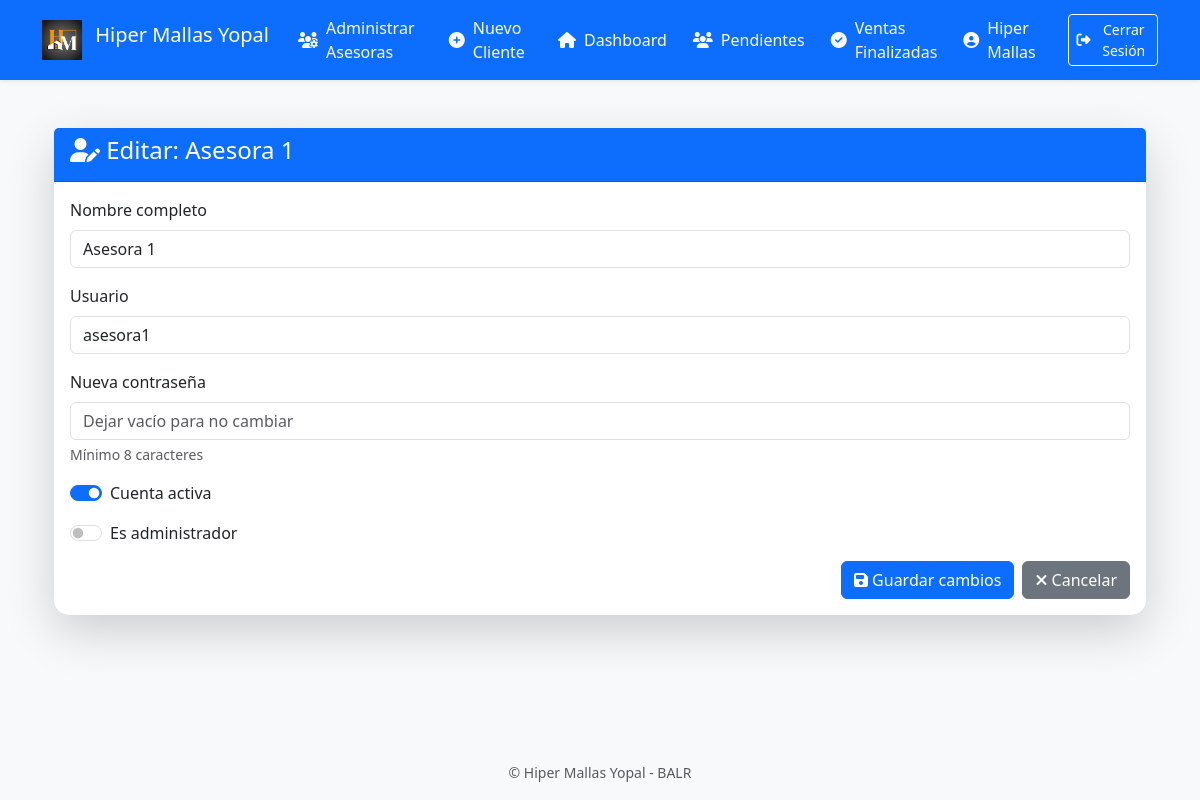
The app's page /admin/asesora/2 (signed in) with its own data.
### app.py (models this page shows)
class Asesora(UserMixin, db.Model):
    id = db.Column(db.Integer, primary_key=True)
    nombre = db.Column(db.String(100), nullable=False)
    usuario = db.Column(db.String(50), unique=True, nullable=False)
    contraseña = db.Column(db.String(200), nullable=False)
    es_admin = db.Column(db.Boolean, default=False)
    role = db.Column(db.String(20), default='asesora')
    clientes = db.relationship('Cliente', backref='asesora', lazy=True)
    activa = db.Column(db.Boolean, default=True)  # <- Campo agregado
    permiso_temporal = db.Column(db.Boolean, default=False)
    permiso_inicio = db.Column(db.DateTime)
    permiso_duracion = db.Column(db.Integer)

### app.py (the view, shortened to what this page needs)
@app.route('/admin/asesora/<int:id>', methods=['GET', 'POST'])
@login_required
def editar_asesora(id):
    if not current_user.es_admin:
        flash("Acceso no autorizado", "danger")
        return redirect(url_for('dashboard'))
    asesora = Asesora.query.get_or_404(id)
    return render_template('admin/editar_asesora.html', asesora=asesora)

### app.py (called while the page is built)
@app.before_request
def check_temporal_permissions():
    if current_user.is_authenticated and current_user.permiso_temporal:
        tiempo_transcurrido = (datetime.utcnow() - current_user.permiso_inicio).seconds
        if tiempo_transcurrido > current_user.permiso_duracion * 60:
            current_user.permiso_temporal = False
            db.session.commit()

@login_manager.user_loader
def load_user(user_id):
    return Asesora.query.get(int(user_id))

### templates/admin/editar_asesora.html (shortened to what this page needs)
{% extends "base.html" %}
{% block content %}
<div class="container mt-4">
    <div class="card shadow-lg">
        <div class="card-header bg-primary text-white">
            <h4><i class="fas fa-user-edit"></i> Editar: {{ asesora.nombre }}</h4>
        </div>
        <div class="card-body">
            <form method="POST">
                <div class="mb-3">
                    <label class="form-label">Nombre completo</label>
                    <input type="text"
                           class="form-control"
                           name="nombre"
                           value="{{ asesora.nombre }}"
                           required>
                </div>
                <div class="mb-3">
                    <label class="form-label">Usuario</label>
                    <input type="text"
                           class="form-control"
                           name="usuario"
                           value="{{ asesora.usuario }}"
                           required>
                </div>
                <div class="mb-3">
                    <label class="form-label">Nueva contraseña</label>
                    <input type="password"
                           class="form-control"
                           name="contraseña"
                           placeholder="Dejar vacío para no cambiar">
                    <div class="form-text">Mínimo 8 caracteres</div>
                </div>
                <div class="mb-3 form-check form-switch">
                    <input type="checkbox"
                           class="form-check-input"
                           name="activa"
                           id="activa"
                           role="switch"
                           {{ 'checked' if asesora.activa }}>
                    <label class="form-check-label" for="activa">Cuenta activa</label>
                </div>
                <div class="mb-3 form-check form-switch">
                    <input type="checkbox"
                           class="form-check-input"
                           name="es_admin"
                           id="es_admin"
                           role="switch"
                           {{ 'checked' if asesora.es_admin }}>
                    <label class="form-check-label" for="es_admin">Es administrador</label>
                </div>
                <div class="d-flex gap-2 justify-content-end">
                    <button type="submit" class="btn btn-primary">
                        <i class="fas fa-save"></i> Guardar cambios
                    </button>
                    <a href="{{ url_for('admin_asesoras') }}" class="btn btn-secondary">
                        <i class="fas fa-times"></i> Cancelar
                    </a>
                </div>
            </form>
        </div>
    </div>
</div>
{% endblock %}

### templates/base.html (shortened to what this page needs)
<!DOCTYPE html>
<html lang="es" data-bs-theme="light">
<head>
    <link href="https://cdn.jsdelivr.net/npm/bootstrap@5.3.0/dist/css/bootstrap.min.css" rel="stylesheet">
    <link rel="stylesheet" href="https://cdnjs.cloudflare.com/ajax/libs/font-awesome/6.4.0/css/all.min.css">
    <link rel="stylesheet" href="{{ url_for('static', filename='css/styles.css') }}">
    <link rel="stylesheet" href="https://cdnjs.cloudflare.com/ajax/libs/font-awesome/6.4.0/css/all.min.css">
</head>
<body class="d-flex flex-column min-vh-100">
    <nav class="navbar navbar-expand-lg navbar-dark bg-primary shadow-sm">
        <div class="container">
            <a class="navbar-brand" href="{{ url_for('dashboard') }}">
                <img src="{{ url_for('static', filename='img/logo.png') }}"
                     alt="Logo HiperMallas"
                     class="d-inline-block align-top"
                     style="height: 40px;">
                <span class="ms-2 d-none d-md-inline">Hiper Mallas Yopal</span>
            </a>
<div class="collapse navbar-collapse" id="mainNav">
    <ul class="navbar-nav ms-auto align-items-center">
        {% if current_user.is_authenticated and current_user.es_admin %}
        <li class="nav-item">
            <a class="nav-link d-flex align-items-center" href="{{ url_for('admin_asesoras') }}">
                <i class="fas fa-users-cog me-2"></i> Administrar Asesoras
            </a>
        </li>
        {% endif %}
        {% if current_user.is_authenticated %}
        <li class="nav-item">
            <a class="nav-link d-flex align-items-center" href="{{ url_for('index') }}">
                <i class="fas fa-plus-circle me-2"></i> Nuevo Cliente
            </a>
        </li>
        <li class="nav-item">
            <a class="nav-link d-flex align-items-center" href="{{ url_for('dashboard') }}">
                <i class="fas fa-home me-2"></i> Dashboard
            </a>
        </li>
        <li class="nav-item">
            <a class="nav-link d-flex align-items-center" href="{{ url_for('clientes') }}">
                <i class="fas fa-users me-2"></i> Pendientes
            </a>
        </li>
        <li class="nav-item">
            <a class="nav-link d-flex align-items-center" href="{{ url_for('ventas_finalizadas') }}">
                <i class="fas fa-check-circle me-2"></i> Ventas Finalizadas
            </a>
        </li>
            <a class="nav-link d-flex align-items-center">
        <i class="fas fa-user-circle me-2"></i> {{ current_user.nombre }}
            </a>
        {% endif %}
        {% if current_user.is_authenticated %}
        <li class="nav-item ms-2">
            <a class="btn btn-outline-light btn-sm d-flex align-items-center" href="{{ url_for('logout') }}">
                <i class="fas fa-sign-out-alt me-2"></i> Cerrar Sesión
            </a>
        </li>
        {% endif %}
    </ul>
</div>
        </div>
    </nav>
    <main class="container flex-grow-1 mt-4">
        {% block content %}{% endblock %}
    </main>
    <footer class="mt-auto bg-light py-3">
        <div class="container text-center">
            <div class="text-muted">
                <small>
                    &copy; Hiper Mallas Yopal - BALR<br>
                </small>
            </div>
        </div>
    </footer>
</body>
</html>

### static/css/styles.css (style rules this page uses)
:root { --primary-color: #2c3e50; --secondary-color: #3498db; }
body { background-color: #f8f9fa; display: flex; min-height: 100vh; }
.nav-link { color: #f8f9fa; transition: all 0.3s; border-radius: 8px; margin: 5px 0; }
.card { border: none; border-radius: 15px; box-shadow: 0 0 15px rgba(0,0,0,0.1); transition: transform 0.3s; }
.nav-link { transition: all 0.3s ease; border-radius: 5px; margin: 0 5px; }
body { display: flex; flex-direction: column; min-height: 100vh; }

### records on screen
Asesora: nombre "Hiper Mallas"
Asesora: nombre "Asesora 1", usuario "asesora1"
